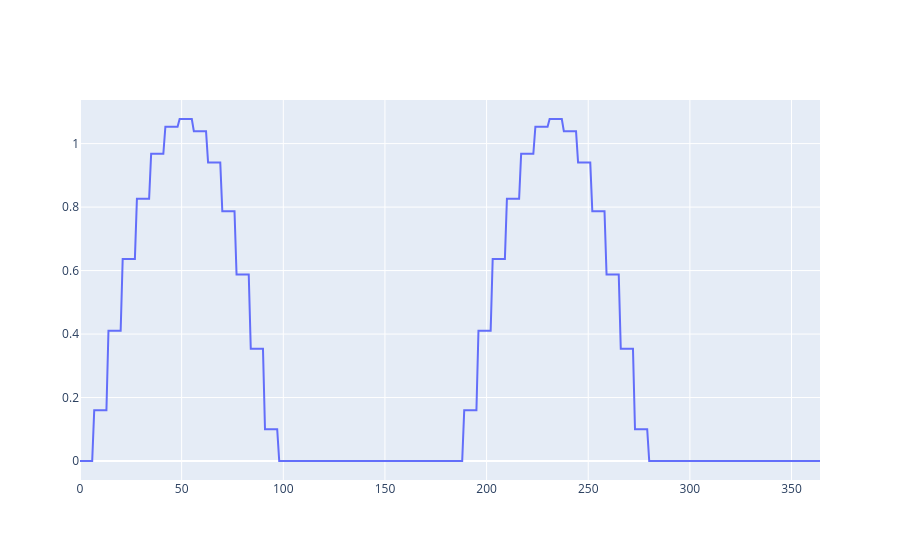

Here is the notebook cell this chart was saved with:
### Markdown cell above
#### Plot season-dependent growth rate

### Code cell
# Birth rate
fig = go.Figure()

fig.add_trace(
        go.Scatter(
            y=[theta(t) for t in np.arange(0, 365)],
            x=np.arange(0, 365),
            mode='lines',
            name='Birth rate'
        ))

fig.show()

### Figure 1 — Plotly figure (JSON) as saved in the notebook; plotly's stock layout.template omitted (floating-point values rounded to 4 significant figures; data arrays with more than 128 entries replaced by an {"elided": "..."} marker saying what was removed)
{"data": [{"mode": "lines", "name": "Birth rate", "type": "scatter", "x": {"elided": "365 int values"}, "y": {"elided": "365 float values"}}], "layout": {}}
